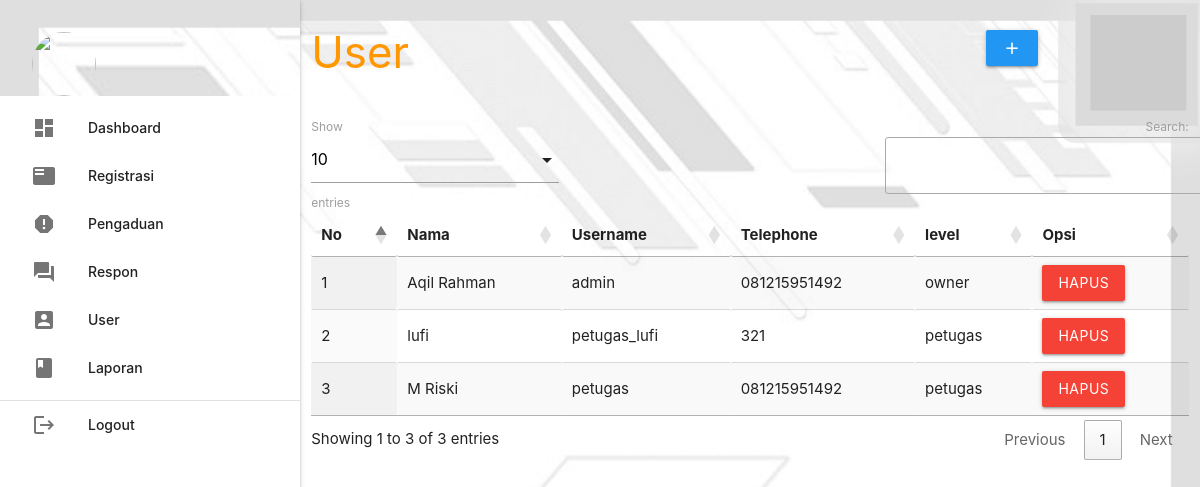
Page /admin/index.php?p=user (signed in) on the committed database.
### tables this page shows
CREATE TABLE `petugas` (
  `id_petugas` int(5) NOT NULL,
  `nama_petugas` varchar(30) NOT NULL,
  `username` varchar(30) NOT NULL,
  `password` varchar(255) NOT NULL,
  `telp_petugas` varchar(13) NOT NULL,
  `level` enum('owner','petugas') NOT NULL
);

### admin/user.php (the view, shortened to what this page needs)
  <div class="row">
  	<div class="col s12 m9">
  		<h3 class="orange-text">User</h3>
  	</div>
  	<div class="col s12 m3">
  		<div class="section"></div>
  		<a class="waves-effect waves-light btn modal-trigger blue" href="#modal1"><i class="material-icons">add</i></a>
  	</div>
  </div>
  <table id="example" class="display responsive-table" style="width:100%">
  	<thead>
  		<tr>
  			<th>No</th>
  			<th>Nama</th>
  			<th>Username</th>
  			<th>Telephone</th>
  			<th>level</th>
  			<th>Opsi</th>
  		</tr>
  	</thead>
  	<tbody>
  		<?php
$no = 1;
$tampil = mysqli_query($koneksi, "SELECT * FROM petugas ORDER BY nama_petugas ASC");
while ($r = mysqli_fetch_assoc($tampil)) { ?>
  			<tr>
  				<td><?php echo $no++; ?></td>
  				<td><?php echo $r['nama_petugas']; ?></td>
  				<td><?php echo $r['username']; ?></td>
  				<td><?php echo $r['telp_petugas']; ?></td>
  				<td><?php echo $r['level']; ?></td>
  				<td><a class="red btn" onclick="return confirm('Anda Yakin Ingin Menghapus Y/N')" href="index.php?p=user_hapus&id_petugas=<?php echo $r['id_petugas'] ?>">Hapus</a></td>
  			</tr>
  		<?php  }
?>
  	</tbody>
  </table>

### rows in the picture
petugas: nama_petugas "Aqil Rahman", username "admin", telp_petugas "081215951492", level "owner"
petugas: nama_petugas "lufi", username "petugas_lufi", telp_petugas "321", level "petugas"
petugas: nama_petugas "M Riski", username "petugas", telp_petugas "081215951492", level "petugas"
